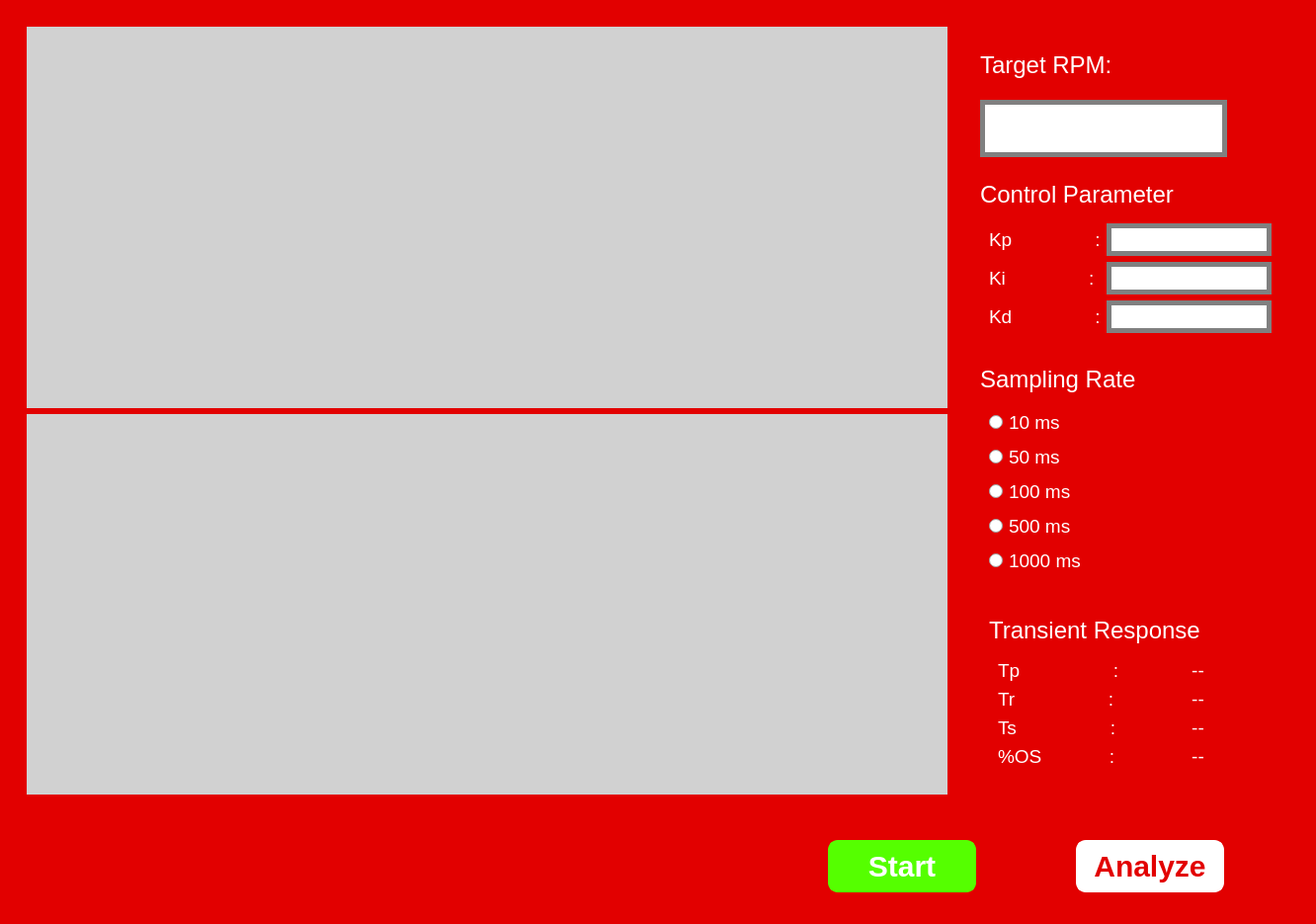
<?xml version="1.0" encoding="UTF-8"?>
<ui version="4.0">
 <class>MainWindow</class>
 <widget class="QMainWindow" name="MainWindow">
  <property name="geometry">
   <rect>
    <x>0</x>
    <y>0</y>
    <width>1332</width>
    <height>935</height>
   </rect>
  </property>
  <property name="windowTitle">
   <string>MainWindow</string>
  </property>
  <widget class="QWidget" name="centralwidget">
   <property name="styleSheet">
    <string notr="true">QWidget#centralwidget{
	background-color: rgb(226, 0, 0);
}</string>
   </property>
   <layout class="QVBoxLayout" name="verticalLayout">
    <item>
     <widget class="QFrame" name="frame_2">
      <property name="frameShape">
       <enum>QFrame::NoFrame</enum>
      </property>
      <property name="frameShadow">
       <enum>QFrame::Raised</enum>
      </property>
      <layout class="QHBoxLayout" name="horizontalLayout">
       <item>
        <widget class="QFrame" name="frame_12">
         <property name="sizePolicy">
          <sizepolicy hsizetype="Expanding" vsizetype="Expanding">
           <horstretch>0</horstretch>
           <verstretch>0</verstretch>
          </sizepolicy>
         </property>
         <property name="styleSheet">
          <string notr="true"/>
         </property>
         <property name="frameShape">
          <enum>QFrame::NoFrame</enum>
         </property>
         <property name="frameShadow">
          <enum>QFrame::Raised</enum>
         </property>
         <layout class="QVBoxLayout" name="verticalLayout_8">
          <item>
           <widget class="QFrame" name="clcgraph">
            <property name="styleSheet">
             <string notr="true">QWidget#clcgraph{
	background-color: rgb(209, 209, 209);
}</string>
            </property>
            <property name="frameShape">
             <enum>QFrame::NoFrame</enum>
            </property>
            <property name="frameShadow">
             <enum>QFrame::Raised</enum>
            </property>
            <layout class="QGridLayout" name="gridLayout_3">
             <item row="1" column="1">
              <spacer name="verticalSpacer_2">
               <property name="orientation">
                <enum>Qt::Vertical</enum>
               </property>
               <property name="sizeType">
                <enum>QSizePolicy::Expanding</enum>
               </property>
               <property name="sizeHint" stdset="0">
                <size>
                 <width>20</width>
                 <height>40</height>
                </size>
               </property>
              </spacer>
             </item>
             <item row="0" column="1">
              <widget class="QPushButton" name="popup">
               <property name="sizePolicy">
                <sizepolicy hsizetype="Fixed" vsizetype="Fixed">
                 <horstretch>0</horstretch>
                 <verstretch>0</verstretch>
                </sizepolicy>
               </property>
               <property name="minimumSize">
                <size>
                 <width>50</width>
                 <height>50</height>
                </size>
               </property>
               <property name="styleSheet">
                <string notr="true">QPushButton {
    border-image: url(:/main/popupicon.png);
    border-radius: 8px;  /* Rounded corners */
}

QPushButton:hover {
    border-image: url(:/main/popupiconclk.png);
	background-color: rgb(255, 255, 0);
    border-radius: 8px;  /* Rounded corners */
}

QPushButton:pressed {
    border-image: url(:/main/popupiconclk.png);
	background-color: none;
    border-radius: 8px;  /* Rounded corners */
}</string>
               </property>
               <property name="text">
                <string/>
               </property>
              </widget>
             </item>
             <item row="0" column="0">
              <spacer name="horizontalSpacer_4">
               <property name="orientation">
                <enum>Qt::Horizontal</enum>
               </property>
               <property name="sizeHint" stdset="0">
                <size>
                 <width>40</width>
                 <height>20</height>
                </size>
               </property>
              </spacer>
             </item>
            </layout>
           </widget>
          </item>
          <item>
           <widget class="QFrame" name="controlgraph">
            <property name="styleSheet">
             <string notr="true">QWidget#controlgraph{
	background-color: rgb(209, 209, 209);
}</string>
            </property>
            <property name="frameShape">
             <enum>QFrame::NoFrame</enum>
            </property>
            <property name="frameShadow">
             <enum>QFrame::Raised</enum>
            </property>
            <layout class="QGridLayout" name="gridLayout_5">
             <item row="0" column="0">
              <spacer name="horizontalSpacer_5">
               <property name="orientation">
                <enum>Qt::Horizontal</enum>
               </property>
               <property name="sizeHint" stdset="0">
                <size>
                 <width>846</width>
                 <height>20</height>
                </size>
               </property>
              </spacer>
             </item>
             <item row="1" column="1">
              <spacer name="verticalSpacer_4">
               <property name="orientation">
                <enum>Qt::Vertical</enum>
               </property>
               <property name="sizeType">
                <enum>QSizePolicy::Expanding</enum>
               </property>
               <property name="sizeHint" stdset="0">
                <size>
                 <width>20</width>
                 <height>303</height>
                </size>
               </property>
              </spacer>
             </item>
             <item row="0" column="1">
              <widget class="QPushButton" name="popup_2">
               <property name="sizePolicy">
                <sizepolicy hsizetype="Fixed" vsizetype="Fixed">
                 <horstretch>0</horstretch>
                 <verstretch>0</verstretch>
                </sizepolicy>
               </property>
               <property name="minimumSize">
                <size>
                 <width>50</width>
                 <height>50</height>
                </size>
               </property>
               <property name="styleSheet">
                <string notr="true">QPushButton {
    border-image: url(:/main/popupicon.png);
    border-radius: 8px;  /* Rounded corners */
}

QPushButton:hover {
    border-image: url(:/main/popupiconclk.png);
	background-color: rgb(255, 255, 0);
    border-radius: 8px;  /* Rounded corners */
}

QPushButton:pressed {
    border-image: url(:/main/popupiconclk.png);
	background-color: none;
    border-radius: 8px;  /* Rounded corners */
}</string>
               </property>
               <property name="text">
                <string/>
               </property>
              </widget>
             </item>
            </layout>
           </widget>
          </item>
         </layout>
        </widget>
       </item>
       <item>
        <widget class="QFrame" name="frame_3">
         <property name="frameShape">
          <enum>QFrame::NoFrame</enum>
         </property>
         <property name="frameShadow">
          <enum>QFrame::Raised</enum>
         </property>
         <layout class="QVBoxLayout" name="verticalLayout_2">
          <item>
           <widget class="QFrame" name="frame">
            <property name="sizePolicy">
             <sizepolicy hsizetype="Preferred" vsizetype="Minimum">
              <horstretch>0</horstretch>
              <verstretch>0</verstretch>
             </sizepolicy>
            </property>
            <property name="frameShape">
             <enum>QFrame::NoFrame</enum>
            </property>
            <property name="frameShadow">
             <enum>QFrame::Raised</enum>
            </property>
            <layout class="QVBoxLayout" name="verticalLayout_5">
             <item>
              <widget class="QLabel" name="label_5">
               <property name="styleSheet">
                <string notr="true">font-family: &quot;Iceland&quot;;
font-size: 18pt;
color: rgb(255, 255, 255);</string>
               </property>
               <property name="text">
                <string>Target RPM:</string>
               </property>
              </widget>
             </item>
             <item>
              <widget class="QLineEdit" name="targetRPM">
               <property name="sizePolicy">
                <sizepolicy hsizetype="Fixed" vsizetype="Preferred">
                 <horstretch>0</horstretch>
                 <verstretch>0</verstretch>
                </sizepolicy>
               </property>
               <property name="minimumSize">
                <size>
                 <width>250</width>
                 <height>0</height>
                </size>
               </property>
               <property name="styleSheet">
                <string notr="true">QLineEdit{
	background-color: rgb(255, 255, 255);
	font-size: 18px;
	border: 5px solid gray;
}</string>
               </property>
               <property name="alignment">
                <set>Qt::AlignRight|Qt::AlignTrailing|Qt::AlignVCenter</set>
               </property>
              </widget>
             </item>
            </layout>
           </widget>
          </item>
          <item>
           <widget class="QFrame" name="frame_5">
            <property name="frameShape">
             <enum>QFrame::NoFrame</enum>
            </property>
            <property name="frameShadow">
             <enum>QFrame::Raised</enum>
            </property>
            <layout class="QVBoxLayout" name="verticalLayout_3">
             <item>
              <widget class="QLabel" name="label">
               <property name="styleSheet">
                <string notr="true">font-family: &quot;Iceland&quot;;
font-size: 18pt;
color: rgb(255, 255, 255);</string>
               </property>
               <property name="text">
                <string>Control Parameter</string>
               </property>
               <property name="wordWrap">
                <bool>true</bool>
               </property>
              </widget>
             </item>
             <item>
              <widget class="QFrame" name="frame_7">
               <property name="frameShape">
                <enum>QFrame::NoFrame</enum>
               </property>
               <property name="frameShadow">
                <enum>QFrame::Raised</enum>
               </property>
               <layout class="QGridLayout" name="gridLayout">
                <item row="2" column="0">
                 <widget class="QLabel" name="label_4">
                  <property name="styleSheet">
                   <string notr="true">font-family: &quot;Iceland&quot;;
font-size: 14pt;
color: rgb(255, 255, 255);</string>
                  </property>
                  <property name="text">
                   <string>Kd                :</string>
                  </property>
                 </widget>
                </item>
                <item row="0" column="0">
                 <widget class="QLabel" name="label_2">
                  <property name="sizePolicy">
                   <sizepolicy hsizetype="Preferred" vsizetype="Preferred">
                    <horstretch>0</horstretch>
                    <verstretch>0</verstretch>
                   </sizepolicy>
                  </property>
                  <property name="styleSheet">
                   <string notr="true">font-family: &quot;Iceland&quot;;
font-size: 14pt;
color: rgb(255, 255, 255);</string>
                  </property>
                  <property name="text">
                   <string>Kp                :</string>
                  </property>
                 </widget>
                </item>
                <item row="1" column="0">
                 <widget class="QLabel" name="label_3">
                  <property name="sizePolicy">
                   <sizepolicy hsizetype="Preferred" vsizetype="Preferred">
                    <horstretch>0</horstretch>
                    <verstretch>0</verstretch>
                   </sizepolicy>
                  </property>
                  <property name="styleSheet">
                   <string notr="true">font-family: &quot;Iceland&quot;;
font-size: 14pt;
color: rgb(255, 255, 255);</string>
                  </property>
                  <property name="text">
                   <string>Ki                :</string>
                  </property>
                 </widget>
                </item>
                <item row="0" column="1">
                 <widget class="QLineEdit" name="k1">
                  <property name="sizePolicy">
                   <sizepolicy hsizetype="Fixed" vsizetype="Fixed">
                    <horstretch>0</horstretch>
                    <verstretch>0</verstretch>
                   </sizepolicy>
                  </property>
                  <property name="styleSheet">
                   <string notr="true">QLineEdit{
	background-color: rgb(255, 255, 255);
	font-size: 18px;
	border: 5px solid gray;
}</string>
                  </property>
                  <property name="alignment">
                   <set>Qt::AlignRight|Qt::AlignTrailing|Qt::AlignVCenter</set>
                  </property>
                 </widget>
                </item>
                <item row="1" column="1">
                 <widget class="QLineEdit" name="k2">
                  <property name="sizePolicy">
                   <sizepolicy hsizetype="Fixed" vsizetype="Fixed">
                    <horstretch>0</horstretch>
                    <verstretch>0</verstretch>
                   </sizepolicy>
                  </property>
                  <property name="styleSheet">
                   <string notr="true">QLineEdit{
	background-color: rgb(255, 255, 255);
	font-size: 18px;
	border: 5px solid gray;
}</string>
                  </property>
                  <property name="alignment">
                   <set>Qt::AlignRight|Qt::AlignTrailing|Qt::AlignVCenter</set>
                  </property>
                 </widget>
                </item>
                <item row="2" column="1">
                 <widget class="QLineEdit" name="k3">
                  <property name="sizePolicy">
                   <sizepolicy hsizetype="Fixed" vsizetype="Fixed">
                    <horstretch>0</horstretch>
                    <verstretch>0</verstretch>
                   </sizepolicy>
                  </property>
                  <property name="styleSheet">
                   <string notr="true">QLineEdit{
	background-color: rgb(255, 255, 255);
	font-size: 18px;
	border: 5px solid gray;
}</string>
                  </property>
                  <property name="alignment">
                   <set>Qt::AlignRight|Qt::AlignTrailing|Qt::AlignVCenter</set>
                  </property>
                 </widget>
                </item>
               </layout>
              </widget>
             </item>
            </layout>
           </widget>
          </item>
          <item>
           <widget class="QFrame" name="frame_6">
            <property name="frameShape">
             <enum>QFrame::NoFrame</enum>
            </property>
            <property name="frameShadow">
             <enum>QFrame::Raised</enum>
            </property>
            <layout class="QVBoxLayout" name="verticalLayout_4">
             <item>
              <widget class="QLabel" name="label_8">
               <property name="styleSheet">
                <string notr="true">font-family: &quot;Iceland&quot;;
font-size: 18pt;
color: rgb(255, 255, 255);</string>
               </property>
               <property name="text">
                <string>Sampling Rate</string>
               </property>
               <property name="wordWrap">
                <bool>true</bool>
               </property>
              </widget>
             </item>
             <item>
              <widget class="QFrame" name="frame_8">
               <property name="frameShape">
                <enum>QFrame::NoFrame</enum>
               </property>
               <property name="frameShadow">
                <enum>QFrame::Raised</enum>
               </property>
               <layout class="QGridLayout" name="gridLayout_2">
                <item row="2" column="0">
                 <widget class="QRadioButton" name="_100ms">
                  <property name="styleSheet">
                   <string notr="true">font-family: &quot;Iceland&quot;;
font-size: 14pt;
color: rgb(255, 255, 255);</string>
                  </property>
                  <property name="text">
                   <string>100 ms</string>
                  </property>
                 </widget>
                </item>
                <item row="0" column="0">
                 <widget class="QRadioButton" name="_10ms">
                  <property name="styleSheet">
                   <string notr="true">font-family: &quot;Iceland&quot;;
font-size: 14pt;
color: rgb(255, 255, 255);</string>
                  </property>
                  <property name="text">
                   <string>10 ms</string>
                  </property>
                 </widget>
                </item>
                <item row="3" column="0">
                 <widget class="QRadioButton" name="_500ms">
                  <property name="styleSheet">
                   <string notr="true">font-family: &quot;Iceland&quot;;
font-size: 14pt;
color: rgb(255, 255, 255);</string>
                  </property>
                  <property name="text">
                   <string>500 ms</string>
                  </property>
                 </widget>
                </item>
                <item row="1" column="0">
                 <widget class="QRadioButton" name="_50ms">
                  <property name="styleSheet">
                   <string notr="true">font-family: &quot;Iceland&quot;;
font-size: 14pt;
color: rgb(255, 255, 255);</string>
                  </property>
                  <property name="text">
                   <string>50 ms</string>
                  </property>
                 </widget>
                </item>
                <item row="4" column="0">
                 <widget class="QRadioButton" name="_1000ms">
                  <property name="styleSheet">
                   <string notr="true">font-family: &quot;Iceland&quot;;
font-size: 14pt;
color: rgb(255, 255, 255);</string>
                  </property>
                  <property name="text">
                   <string>1000 ms</string>
                  </property>
                 </widget>
                </item>
               </layout>
              </widget>
             </item>
            </layout>
           </widget>
          </item>
          <item>
           <widget class="QFrame" name="frame_9">
            <property name="frameShape">
             <enum>QFrame::NoFrame</enum>
            </property>
            <property name="frameShadow">
             <enum>QFrame::Raised</enum>
            </property>
            <layout class="QVBoxLayout" name="verticalLayout_7">
             <item>
              <widget class="QFrame" name="frame_10">
               <property name="frameShape">
                <enum>QFrame::NoFrame</enum>
               </property>
               <property name="frameShadow">
                <enum>QFrame::Raised</enum>
               </property>
               <layout class="QVBoxLayout" name="verticalLayout_6">
                <item>
                 <widget class="QLabel" name="label_9">
                  <property name="styleSheet">
                   <string notr="true">font-family: &quot;Iceland&quot;;
font-size: 18pt;
color: rgb(255, 255, 255);</string>
                  </property>
                  <property name="text">
                   <string>Transient Response</string>
                  </property>
                  <property name="wordWrap">
                   <bool>true</bool>
                  </property>
                 </widget>
                </item>
                <item>
                 <widget class="QFrame" name="frame_11">
                  <property name="frameShape">
                   <enum>QFrame::NoFrame</enum>
                  </property>
                  <property name="frameShadow">
                   <enum>QFrame::Raised</enum>
                  </property>
                  <layout class="QGridLayout" name="gridLayout_4">
                   <item row="3" column="1">
                    <widget class="QLabel" name="os">
                     <property name="styleSheet">
                      <string notr="true">font-family: &quot;Iceland&quot;;
font-size: 14pt;
color: rgb(255, 255, 255);</string>
                     </property>
                     <property name="text">
                      <string>--</string>
                     </property>
                     <property name="alignment">
                      <set>Qt::AlignCenter</set>
                     </property>
                    </widget>
                   </item>
                   <item row="2" column="1">
                    <widget class="QLabel" name="Ts">
                     <property name="styleSheet">
                      <string notr="true">font-family: &quot;Iceland&quot;;
font-size: 14pt;
color: rgb(255, 255, 255);</string>
                     </property>
                     <property name="text">
                      <string>--</string>
                     </property>
                     <property name="alignment">
                      <set>Qt::AlignCenter</set>
                     </property>
                    </widget>
                   </item>
                   <item row="3" column="0">
                    <widget class="QLabel" name="label_15">
                     <property name="styleSheet">
                      <string notr="true">font-family: &quot;Iceland&quot;;
font-size: 14pt;
color: rgb(255, 255, 255);</string>
                     </property>
                     <property name="text">
                      <string>%OS             :</string>
                     </property>
                    </widget>
                   </item>
                   <item row="1" column="1">
                    <widget class="QLabel" name="Tr">
                     <property name="styleSheet">
                      <string notr="true">font-family: &quot;Iceland&quot;;
font-size: 14pt;
color: rgb(255, 255, 255);</string>
                     </property>
                     <property name="text">
                      <string>--</string>
                     </property>
                     <property name="alignment">
                      <set>Qt::AlignCenter</set>
                     </property>
                    </widget>
                   </item>
                   <item row="1" column="0">
                    <widget class="QLabel" name="label_13">
                     <property name="styleSheet">
                      <string notr="true">font-family: &quot;Iceland&quot;;
font-size: 14pt;
color: rgb(255, 255, 255);</string>
                     </property>
                     <property name="text">
                      <string>Tr                  :</string>
                     </property>
                    </widget>
                   </item>
                   <item row="2" column="0">
                    <widget class="QLabel" name="label_10">
                     <property name="styleSheet">
                      <string notr="true">font-family: &quot;Iceland&quot;;
font-size: 14pt;
color: rgb(255, 255, 255);</string>
                     </property>
                     <property name="text">
                      <string>Ts                  :</string>
                     </property>
                    </widget>
                   </item>
                   <item row="0" column="0">
                    <widget class="QLabel" name="label_6">
                     <property name="styleSheet">
                      <string notr="true">font-family: &quot;Iceland&quot;;
font-size: 14pt;
color: rgb(255, 255, 255);</string>
                     </property>
                     <property name="text">
                      <string>Tp                  :</string>
                     </property>
                    </widget>
                   </item>
                   <item row="0" column="1">
                    <widget class="QLabel" name="Tp">
                     <property name="styleSheet">
                      <string notr="true">font-family: &quot;Iceland&quot;;
font-size: 14pt;
color: rgb(255, 255, 255);</string>
                     </property>
                     <property name="text">
                      <string>--</string>
                     </property>
                     <property name="alignment">
                      <set>Qt::AlignCenter</set>
                     </property>
                    </widget>
                   </item>
                  </layout>
                 </widget>
                </item>
               </layout>
              </widget>
             </item>
            </layout>
           </widget>
          </item>
         </layout>
        </widget>
       </item>
      </layout>
     </widget>
    </item>
    <item>
     <widget class="QFrame" name="frame_4">
      <property name="frameShape">
       <enum>QFrame::NoFrame</enum>
      </property>
      <property name="frameShadow">
       <enum>QFrame::Raised</enum>
      </property>
      <layout class="QHBoxLayout" name="horizontalLayout_2">
       <item>
        <spacer name="horizontalSpacer">
         <property name="orientation">
          <enum>Qt::Horizontal</enum>
         </property>
         <property name="sizeHint" stdset="0">
          <size>
           <width>593</width>
           <height>20</height>
          </size>
         </property>
        </spacer>
       </item>
       <item>
        <widget class="QPushButton" name="start">
         <property name="minimumSize">
          <size>
           <width>150</width>
           <height>0</height>
          </size>
         </property>
         <property name="styleSheet">
          <string notr="true">QPushButton {
    background-color: rgb(85, 255, 0);   /* bright green */
    border: 2px solid rgb(85, 255, 0);
    border-radius: 10px;
    color: rgb(255, 255, 255);           /* white text */
    font-size: 30px;
    padding: 7px;
    font-family: &quot;SF Pro Display&quot;;
    font-weight: bold;
    font-style: normal;
}

/* Hover effect: yellow */
QPushButton:hover {
    border-color: rgb(255, 230, 50);
}

/* Pressed effect: darker shade */
QPushButton:pressed {
    background-color: rgb(50, 150, 0); /* darker green */
    border-color: rgb(50, 150, 0);
    color: rgb(255, 255, 255); /* keep white text */
}
</string>
         </property>
         <property name="text">
          <string>Start</string>
         </property>
        </widget>
       </item>
       <item>
        <spacer name="horizontalSpacer_2">
         <property name="orientation">
          <enum>Qt::Horizontal</enum>
         </property>
         <property name="sizeType">
          <enum>QSizePolicy::Fixed</enum>
         </property>
         <property name="sizeHint" stdset="0">
          <size>
           <width>75</width>
           <height>20</height>
          </size>
         </property>
        </spacer>
       </item>
       <item>
        <spacer name="verticalSpacer">
         <property name="orientation">
          <enum>Qt::Vertical</enum>
         </property>
         <property name="sizeType">
          <enum>QSizePolicy::Fixed</enum>
         </property>
         <property name="sizeHint" stdset="0">
          <size>
           <width>20</width>
           <height>80</height>
          </size>
         </property>
        </spacer>
       </item>
       <item>
        <widget class="QPushButton" name="analyze">
         <property name="minimumSize">
          <size>
           <width>150</width>
           <height>0</height>
          </size>
         </property>
         <property name="styleSheet">
          <string notr="true">QPushButton {
    background-color: rgb(255, 255, 255);   /* bright green */
    border: 2px solid rgb(255, 255, 255);
    border-radius: 10px;
    color: rgb(226, 0, 0);           /* white text */
    font-size: 30px;
    padding: 7px;
    font-family: &quot;SF Pro Display&quot;;
    font-weight: bold;
    font-style: normal;
}

/* Hover effect: yellow */
QPushButton:hover {
    border-color: rgb(255, 230, 50);
}

/* Pressed effect: darker shade */
QPushButton:pressed {
    background-color: rgb(50, 150, 0); /* darker green */
    border-color: rgb(50, 150, 0);
    color: rgb(255, 255, 255); /* keep white text */
}
</string>
         </property>
         <property name="text">
          <string>Analyze</string>
         </property>
        </widget>
       </item>
       <item>
        <spacer name="horizontalSpacer_3">
         <property name="orientation">
          <enum>Qt::Horizontal</enum>
         </property>
         <property name="sizeType">
          <enum>QSizePolicy::Fixed</enum>
         </property>
         <property name="sizeHint" stdset="0">
          <size>
           <width>75</width>
           <height>20</height>
          </size>
         </property>
        </spacer>
       </item>
      </layout>
     </widget>
    </item>
   </layout>
  </widget>
 </widget>
 <resources>
  <include location="../asset/resources.qrc"/>
 </resources>
 <connections/>
</ui>
